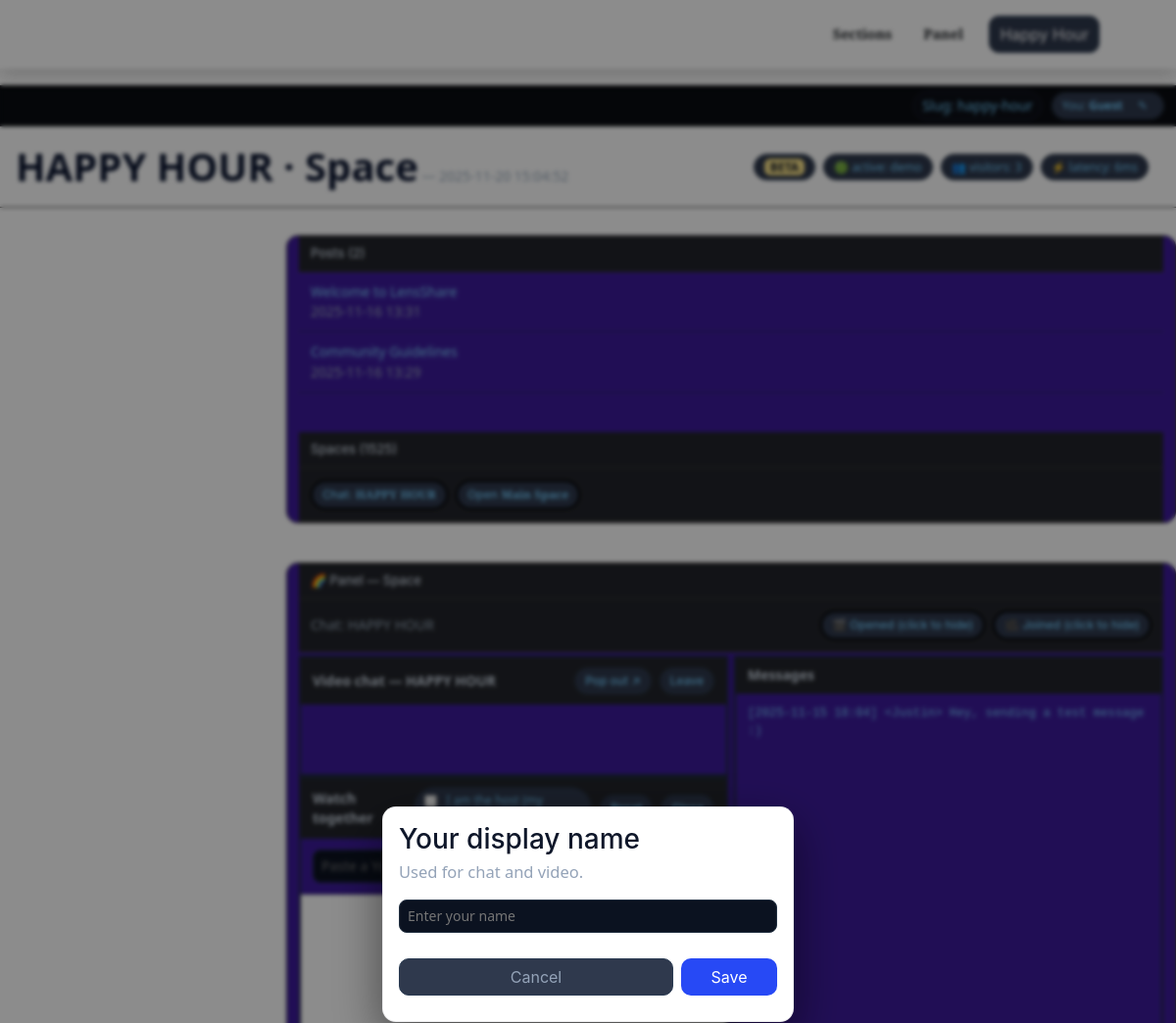
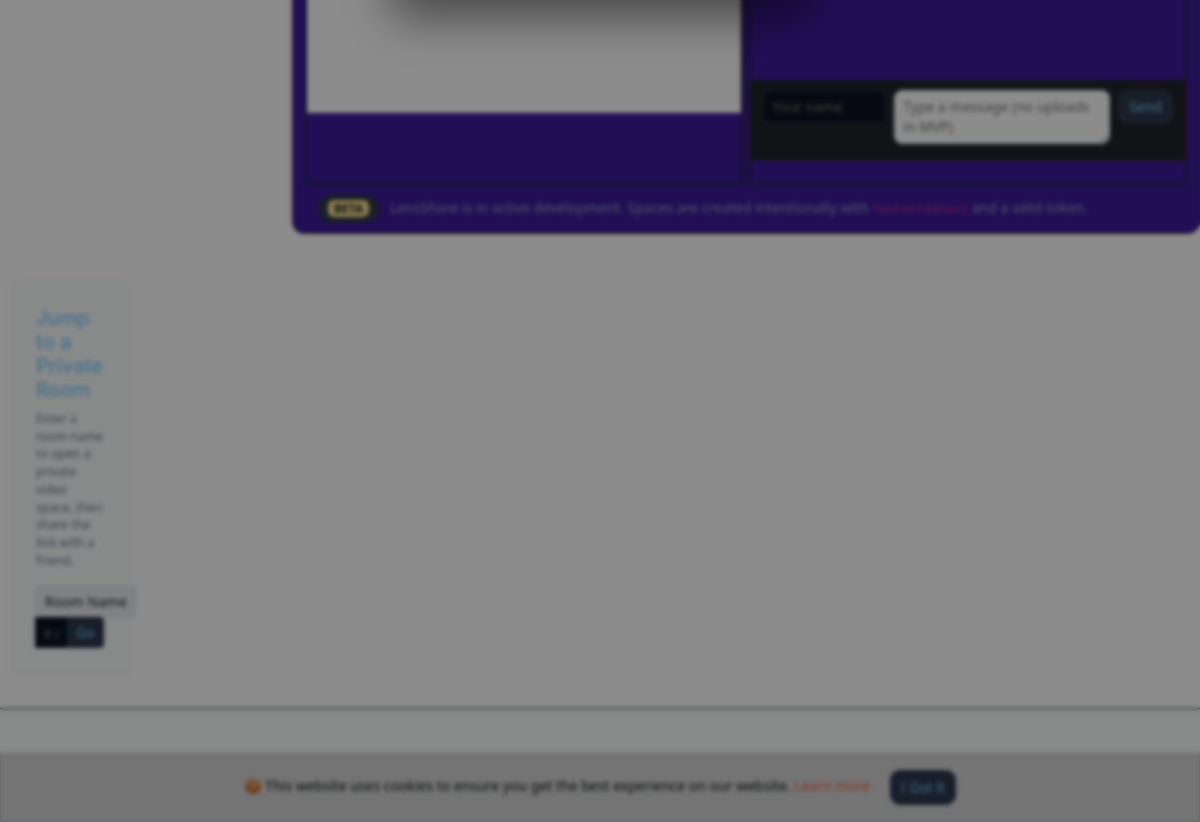
The app's page /room.php?room=happy-hour with its own data (2 pictures, top to bottom).
### tables this page shows
CREATE TABLE rooms (
       id INTEGER PRIMARY KEY AUTOINCREMENT,
       slug TEXT UNIQUE NOT NULL,
       name TEXT NOT NULL,
       created_at TEXT NOT NULL
     );

CREATE TABLE posts (
       id INTEGER PRIMARY KEY AUTOINCREMENT,
       room_id INTEGER NOT NULL,
       title TEXT NOT NULL,
       body TEXT NOT NULL,
       created_at TEXT NOT NULL, is_archived INTEGER NOT NULL DEFAULT 0,
       FOREIGN KEY(room_id) REFERENCES rooms(id) ON DELETE CASCADE
     );

CREATE TABLE messages (
       id INTEGER PRIMARY KEY AUTOINCREMENT,
       room_id INTEGER NOT NULL,
       user TEXT NOT NULL,
       body TEXT NOT NULL,
       created_at TEXT NOT NULL,
       FOREIGN KEY(room_id) REFERENCES rooms(id) ON DELETE CASCADE
     );

### comms/config.php (called while the page is built, shortened)
<?php
$brand = [
  'name'        => 'LensShare',
  'slug'        => 'lensshare',
  'brand_emoji' => '🙂💬',
  'chat_emoji'  => '🌈',
  'tagline'     => 'Publishing + Messages',
  'favicon'     => '/favicon.svg',
];
$env = [
  'db_path'        => __DIR__ . '/data/comms.sqlite',
  'jitsi_base_url' => 'https://video-lensshare.com/',
  'ws_url'         => 'wss://logfeed-socket-broker.onrender.com',
  'room_key'       => '',
  'favicon_path'   => 'https://lensshare.co/assets/img/all/galaxy.png',
  'favicon_type'   => 'image/png',
  'web_base'       => '/lensshare/comms',
  'shell'          => 'lensshare',
];

### comms/helpers.php (called while the page is built, shortened)
<?php
function h($s){ return htmlspecialchars((string)$s, ENT_QUOTES|ENT_SUBSTITUTE,'UTF-8'); }
function db(): PDO {
  static $pdo=null;
  if ($pdo) return $pdo;
  $pdo = new PDO('sqlite:' . DB_PATH);
  $pdo->setAttribute(PDO::ATTR_ERRMODE, PDO::ERRMODE_EXCEPTION);
  $pdo->exec('PRAGMA journal_mode=WAL; PRAGMA foreign_keys=ON;');
  return $pdo;
}
function current_room_by_slug($slug){
  $q = db()->prepare("SELECT * FROM rooms WHERE slug=?");
  $q->execute([$slug]);
  return $q->fetch(PDO::FETCH_ASSOC) ?: null;
}

### comms/index.php (the view, shortened to what this page needs)
<?php
require_once __DIR__ . '/config.php';
require_once __DIR__ . '/helpers.php';
$token = $_GET['token'] ?? '';
$showAdminBar = ($token && hash_equals(INIT_ADMIN_TOKEN, $token));
$room_slug_raw = $_GET['room'] ?? '';
$room_slug = strtolower(preg_replace('~[^a-z0-9\-]~i','', $room_slug_raw));
$ROOM = current_room_by_slug($room_slug);
$ROOM_ID = $ROOM ? (int)$ROOM['id'] : 0;
$view    = $_GET['view'] ?? 'messages';
$errors = [];
$rooms = db()->query("SELECT slug,name FROM rooms ORDER BY id ASC")->fetchAll(PDO::FETCH_ASSOC);
$posts = (function($room_id){
  $sql = "
    SELECT id, title, created_at, room_id
    FROM posts
    WHERE room_id IN (?, ?)
      AND (is_archived IS NULL OR is_archived = 0)
    ORDER BY created_at DESC, id DESC
  ";
  $q = db()->prepare($sql);
  $q->execute([$room_id, GLOBAL_ROOM_ID]);
  return $q->fetchAll(PDO::FETCH_ASSOC);
})($ROOM_ID);
$nowHuman = date('Y-m-d H:i:s');
$messages = $post = null;
if ($view === 'messages') {
  $q = db()->prepare("
    SELECT user, body, created_at
    FROM messages
    WHERE room_id = ?
    ORDER BY id ASC
  ");
  $q->execute([$ROOM_ID]);
  $messages = $q->fetchAll(PDO::FETCH_ASSOC);
}
?>
<!DOCTYPE html>
<html lang="en" <?= isset($_COOKIE['ui.theme']) ? 'data-theme="'.htmlspecialchars($_COOKIE['ui.theme']).'"' : 'light' ?>>
<head>
<link rel="stylesheet" href="assets/css/base.css?v=<?= filemtime(__DIR__.'/assets/css/base.css') ?>">
<link rel="stylesheet" href="<?= $env['web_base'] ?>/assets/css/components/layout.css?v=<?= filemtime(__DIR__.'/assets/css/components/layout.css') ?>">
<link rel="stylesheet" href="<?= $env['web_base'] ?>/assets/css/components/video.css?v=<?= filemtime(__DIR__.'/assets/css/components/video.css') ?>">
<link rel="stylesheet" href="<?= $env['web_base'] ?>/assets/css/components/watch.css?v=<?= filemtime(__DIR__.'/assets/css/components/watch.css') ?>">
<link rel="stylesheet" href="<?= $env['web_base'] ?>/assets/css/components/panels.css?v=<?= filemtime(__DIR__.'/assets/css/components/panels.css') ?>">
<link rel="stylesheet" href="<?= $env['web_base'] ?>/assets/css/components/footer.css?v=<?= filemtime(__DIR__.'/assets/css/components/footer.css') ?>">
<link rel="stylesheet" href="assets/css/components/futuristic.css?v=<?= filemtime(__DIR__.'/assets/css/components/futuristic.css') ?>">
<link rel="stylesheet" href="<?= $env['web_base'] ?>/assets/css/components/modal.css?v=<?= filemtime(__DIR__.'/assets/css/components/modal.css') ?>">
<link rel="stylesheet" href="<?= $env['web_base'] ?>/assets/css/components/toast.css?v=<?= filemtime(__DIR__.'/assets/css/components/toast.css') ?>">
<link rel="stylesheet" href="assets/css/site.css?v=<?= filemtime(__DIR__.'/assets/css/site.css') ?>">
</head>
<body>
<div class="page">
<?php if (file_exists(__DIR__ . '/_topnav.php')) { require_once __DIR__ . '/_topnav.php'; if (function_exists('render_admin_topnav')) render_admin_topnav(['token'=>$token]); } ?>
<header>
  <div>
    <strong class="main-title"><?= h(str_replace("-", " ", $ROOM['name'])) ?> · Space</strong>
    <span class="dim">— <?= h($nowHuman) ?></span>
  </div>
  <div class="chips pillrow">
    <span class="chip"><mark>BETA</mark></span>
    <span class="chip">🟢 active: demo</span>
    <span class="chip">👥 visitors: 3</span>
    <span class="chip">⚡ latency: 6ms</span>
  </div>
</header>
<div id="workspace" class="row">
  <aside class="panel">
    <h3>Posts (<?= count($posts) ?>)</h3>
    <div class="list">
      <?php if (!$posts): ?>
        <div class="item"><span class="dim">No posts yet.</span></div>
      <?php else: foreach ($posts as $p): ?>
        <div class="item">
          <div>
            <a href="?room=<?= rawurlencode($ROOM['slug']) ?>&view=post&post=<?= (int)$p['id'] ?><?= $showAdminBar?'&token='.rawurlencode($token):''; ?>">
              <?= h($p['title']) ?>
            </a>
            <div class="dim"><?= h(date('Y-m-d H:i', strtotime($p['created_at']))) ?></div>
          </div>
        </div>
      <?php endforeach; endif; ?>
    </div>
    <h3>Spaces (<?= count($rooms) ?>)</h3>
    <div class="toolbar">
      <a class="btn chip" href="?room=<?= $ROOM['slug'] ?>">Chat: <strong><?= h(str_replace("-", " ", $ROOM['name'])) ?></strong></a>
      <?php if ($ROOM['slug'] !== MAIN_ROOM_SLUG): ?>
        <a class="btn chip" href="?room=main">Open <strong>Main Space</strong></a>
      <?php endif; ?>
    </div>
  </aside>
  <main class="panel viewer-three-up">
    <h3>
      <span class="emoji" role="img" aria-label="rainbow">🌈</span>
      Panel — <?= ($view === 'post') ? 'Post' : 'Space'; ?>
    </h3>
    <?php if ($view === 'messages'): ?>
      <div id="viewer-inner-toolbar" class="toolbar" style="display:flex;align-items:center;gap:8px">
        <?php if ($errors): ?>
          <div class="chip" style="background:#3a1f1f;border-color:#5f2a2a;color:#ffdada"><?= h(implode(' ', $errors)) ?></div>
        <?php else: ?>
          <span class="dim">Chat: <?= h(str_replace("-", " ", $ROOM['name'])) ?></span>
        <?php endif; ?>
        <a class="btn chip" id="btn-watch-toggle" href="#watch">🎬 Watch together</a>
        <?php
          $jitsiUrl = rtrim(JITSI_BASE_URL, '/') . '/' . rawurlencode($ROOM['slug']);
        ?>
        <a class="btn chip" id="btn-video-toggle"
           href="#video"
           data-jitsi="<?= h($jitsiUrl) ?>"
           title="Join this room’s video chat (V)">
        </a>
      </div>
      <div id="chat-block" class="room-panel">
      <div class="video-bar">
        <strong>Messages</strong>
      </div>
      <pre id="log" class="mono"><?php
        if (!$messages){ echo "No messages yet.
"; }
        else {
          foreach ($messages as $m){
            $ts = date('Y-m-d H:i', strtotime($m['created_at']));
            $user = $m['user'];
            $body = $m['body'];
            echo h("[$ts] <$user> ") . h($body) . "
";
          }
        }
      ?></pre>
      <div class="toolbar">
        <form id="composer" method="post" class="stack" style="width:100%">
          <div style="display:grid;grid-template-columns:180px 1fr auto;gap:8px;align-items:start">
            <label style="width:100%"><input type="text" name="user" maxlength="32" placeholder="Your name" disabled></label>
            <label style="width:100%"><textarea name="body" rows="2" placeholder="Type a message (no uploads in MVP)"></textarea></label>
            <button type="submit">Send</button>
          </div>
        </form>
      </div>
      </div>
      <div id="video-panel" class="video-panel room-panel hidden" aria-hidden="true">
        <div class="video-bar">
          <strong>Video chat — <?= h(str_replace("-", " ", $ROOM['name'])) ?></strong>
          <a class="btn btn-secondary chip" id="btn-video-pop" target="_blank" rel="noopener">Pop out ↗</a>
          <button class="btn btn-secondary chip" id="btn-video-leave" type="button">Leave</button>
        </div>
      </div>
      <div id="watch-panel" class="watch room-panel hidden" aria-hidden="true">
        <div class="video-bar">
          <strong>Watch together</strong>
          <label class="chip" style="cursor:pointer">
            <input type="checkbox" id="watch-host" style="vertical-align:middle;margin-right:6px">
          </label>
          <button class="btn btn-secondary chip" id="watch-reset" type="button" title="Unload / clear state">Reset</button>
          <button class="btn btn-secondary chip" id="watch-leave" type="button">Close</button>
        </div>
        <div class="watch-controls">
          <button class="btn" id="watch-load" type="button" title="Load video (host only)">Load</button>
        </div>
        <div class="watch-frame">
          <div id="yt-player"></div>
        </div>
      </div>
    <?php else: ?>
      <div class="post"><em class="muted">Select a post from the left.</em></div>
    <?php endif; ?>
    <div id="site-legal" class="site-legal" style="padding:10px 12px;color:#94a3b8;display:flex;gap:10px;flex-wrap:wrap;align-items:center">
    <span class="chip"><mark>BETA</mark></span>
    <span><?= $brand['name'] ?> is in active development. Spaces are created intentionally with <code>?autocreate=1</code> and a valid token.</span>
    </div>
  </main>
</div>
</div>
<div id="name-modal" class="modal" hidden aria-hidden="true" role="dialog" aria-modal="true" aria-labelledby="name-modal-title">
  <div class="modal-card">
    <h3 id="name-modal-title">Your display name</h3>
    <p class="muted" style="margin-top:-4px">Used for chat and video.</p>
    <label class="stack" style="margin-top:10px">
      <input id="name-input" type="text" maxlength="32" placeholder="Enter your name">
    </label>
    <div class="row" style="justify-content:flex-end; gap:8px; margin-top:14px">
      <button id="name-cancel" class="btn muted name-modal-btn">Cancel</button>
      <button id="name-save" class="btn primary name-modal-btn">Save</button>
    </div>
  </div>
</div>
</body>
</html>

### css/custom.css (style rules this page uses)
:root { --plum:#3A0B4F; --pink:#F53D9C; --orange:#FF8A3D; }
p { font-size: 1.03rem; }

### comms/assets/css/base.css (style rules this page uses)
:root { --bg: #0b0f14; --ink: #76ceff; --mut: #9ab; --card: #3d1b9c; --chip: #1c2430; --accent: #7dd3fc; --beta: #fde68a; --beta-ink: #111827; }
* { box-sizing: border-box }
html, body { background: var(--bg); color: var(--text); }
html, body { height: 100%; }
.page { min-height: 100vh; display: flex; flex-direction: column; background: var(--bg); }
body { margin: 0; background: var(--bg); color: var(--ink); font: 14px/1.45 system-ui, -apple-system, Segoe UI, Roboto, sans-serif }
a { color: var(--accent); text-decoration: none }
header { display: flex; gap: 12px; align-items: center; justify-content: space-between; padding: 12px 16px; border-bottom: 1px solid var(--panel-border); background: var(--bg-elev); position: sticky; top: 0; z-index: 10 }
.row { display: grid; grid-template-columns: 280px 1fr; gap: 12px; padding: 12px }
.panel { background: var(--card); border: 1px solid var(--panel-border); border-radius: 12px; overflow: hidden }
.panel h3 { margin: 0; padding: 10px 12px; border-bottom: 1px solid var(--panel-border); background: var(--bg-panel-header); font-size: 13px; color: #cbd5e1 }
.list { max-height: 70vh; overflow: auto }
.item { display: flex; justify-content: space-between; gap: 8px; padding: 10px 12px; border-bottom: 1px dashed #233142 }
.main-title { color: var(--main-title); font-size: 14.5px; }
.dim { color: var(--mut) }
.toolbar { display: flex; flex-wrap: wrap; gap: 8px; padding: 10px 12px; border-bottom: 1px solid var(--panel-border); background: var(--bg-header) }
select, input[type="text"], textarea { background: #0b1220; color: var(--ink); border: 1px solid #233142; border-radius: 8px; padding: 6px 8px; width: 100% }
button, .btn { background: var(--btn); color: var(--ink); border: 1px solid #2a3b52; border-radius: 10px; padding: 6px 10px; cursor: pointer }
pre { margin: 0; padding: 12px; white-space: pre-wrap; word-wrap: break-word; max-height: 60vh; overflow: auto; background: var(--card) }
mark { background: var(--beta); color: var(--beta-ink); padding: 0 6px; border-radius: 6px; font-weight: 600 }
.chips { display: flex; gap: 8px; flex-wrap: wrap; padding: 8px 12px }
.chip { background: var(--chip); border: 1px solid #233142; border-radius: 999px; padding: 4px 10px; font-size: 12px; color: var(--text-chip); font-weight: 500; }
.mono { font-family: ui-monospace, SFMono-Regular, Menlo, Consolas, "Liberation Mono", monospace; }
.stack { display: flex; flex-direction: column; gap: 8px }
.muted { color: #94a3b8 }
.pillrow { display: flex; gap: 8px }

### comms/assets/css/components/video.css (style rules this page uses)
.video-panel { border-top: 1px solid var(--panel-border); }
.video-bar { display:flex; align-items:center; gap:8px; padding:8px 12px; background:var(--bg-panel-header); color:#cbd5e1; }

### comms/assets/css/components/watch.css (style rules this page uses)
.watch .video-bar { display:flex;align-items:center;gap:8px;padding:8px 12px;background:#22242a;border-top:1px solid #1e293b;border-bottom:1px solid #1e293b }
.watch .watch-controls { display:flex;gap:8px;align-items:center;padding:8px 12px;border-bottom:1px dashed #233142 }
.watch .watch-frame { position:relative;width:100%;padding-top:56.25%;background:var(--bg-elev) }
#yt-player { position:absolute;inset:0; width:100%; aspect-ratio:16/9; height:auto; border:0 }

### comms/assets/css/components/footer.css (style rules this page uses)
main.panel { display: flex; flex-direction: column; }
#site-legal { margin-top: auto; }
@media (max-width: 1340px) { main.panel.viewer-three-up { --left: minmax(0, 1fr); --right: minmax(0, 1.35fr); --g: 6px; --min: 260px; display: grid; grid-template-columns: var(--left) var(--g) var(--right); grid-template-areas: "header header header" "toolbar header toolbar" "video gutter chat" "v-chat gutter chat" "footer footer footer"; grid-auto-rows: minmax(min-content, auto); } }
@media (max-width: 1340px) { main.panel.viewer-three-up #watch-panel { grid-area: video; } }
@media (max-width: 1340px) { main.panel.viewer-three-up #video-panel { grid-area: v-chat; } }
@media (max-width: 1340px) { main.panel.viewer-three-up #chat-block { grid-area: chat; } }
@media (max-width: 1340px) { main.panel.viewer-three-up #site-legal { grid-area: footer; } }

### comms/assets/css/components/toast.css (style rules this page uses)
:root { --modal-bg: var(--name-modal-bg, rgba(16,22,40,.92)); --modal-border: var(--name-modal-border, #4760ff); --modal-text: var(--name-modal-text, #eaf0ff); --modal-accent: var(--name-modal-accent, #8ab4ff); --modal-shadow: var(--name-modal-shadow, 0 16px 48px rgba(0,0,0,.35)); }

### records on screen
rooms: name "HAPPY HOUR"
posts: title "Welcome to LensShare", created_at "2025-11-16 13:31"
posts: title "Community Guidelines", created_at "2025-11-16 13:29"
messages: created_at+user "[2025-11-15 18:04] <Justin>", body "Hey, sending a test message :)"

### other values on screen
$roomLabelSafe "happy-hour"
count($posts) "2"
count($rooms) "1525"
$brand['name'] "LensShare"
